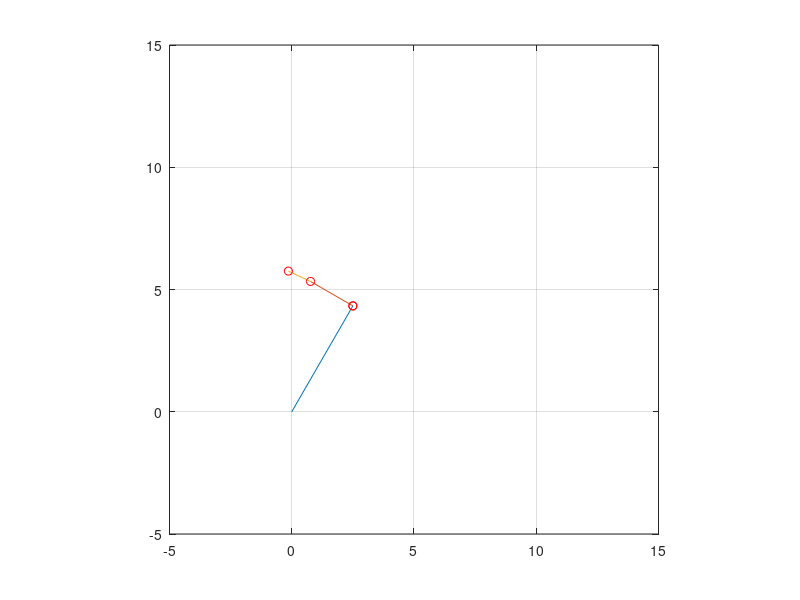

Source code (MATLAB):
alpha = 60;
bet = 90;
gama = 5;

l1 = 5;
l2 = 2;
l3 = 1;

alpha = alpha*pi/180;
bet = bet*pi/180;
gama = gama*pi/180;

aa = [ cos(alpha), -sin(alpha), 0, 0;
	sin(alpha), cos(alpha), 0, 0;
	0, 0, 1, 0;
	0, 0, 0, 1];

bb = [1, 0, 0, l1; 0, 1, 0, 0; 0, 0, 1, 0; 0, 0, 0, 1];

cc  = [ cos(bet), -sin(bet), 0, 0;
	sin(bet), cos(bet), 0, 0;
	0, 0, 1, 0;
	0, 0, 0, 1];

dd =  [1, 0, 0, l2; 0, 1, 0, 0; 0, 0, 1, 0; 0, 0, 0, 1];

ff  = [ cos(gama), -sin(gama), 0, 0;
	sin(gama), cos(gama), 0, 0;
	0, 0, 1, 0;
	0, 0, 0, 1];

gg =  [1, 0, 0, l3; 0, 1, 0, 0; 0, 0, 1, 0; 0, 0, 0, 1];

hom=aa*bb*cc*dd*ff*gg;

a=[0;0;0;1];
b=hom*a;
c=aa*bb*a;
d=aa*bb*cc*a;
ee=aa*bb*cc*dd*a;

newplot();
plot([0 l1*cos(alpha)], [0 l1*sin(alpha)]);
hold on;
plot([0 l2*cos(alpha+bet)]+l1*cos(alpha), [0 l2*sin(alpha+bet)]+ l1*sin(alpha));
plot([0 l3*cos(alpha+bet+gama)]+l2*cos(alpha+bet)+l1*cos(alpha), [0 l3*sin(alpha+bet+gama)]+l2*sin(alpha+bet)+l1*sin(alpha));
plot(b(1), b(2), 'ro');
plot(c(1), c(2), 'ro');
plot(d(1), d(2), 'ro');
plot(ee(1), ee(2), 'ro');
axis([-5 15 -5 15], "square");

grid on;
hold off;